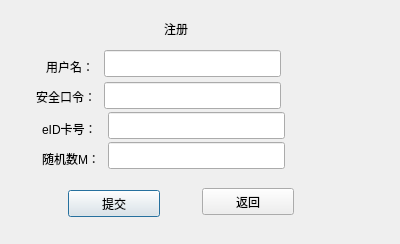
<?xml version="1.0" encoding="UTF-8"?>
<ui version="4.0">
 <class>dlgReg</class>
 <widget class="QDialog" name="dlgReg">
  <property name="geometry">
   <rect>
    <x>0</x>
    <y>0</y>
    <width>400</width>
    <height>244</height>
   </rect>
  </property>
  <property name="windowTitle">
   <string>注册</string>
  </property>
  <widget class="QLabel" name="regLabel">
   <property name="geometry">
    <rect>
     <x>164</x>
     <y>20</y>
     <width>62</width>
     <height>17</height>
    </rect>
   </property>
   <property name="text">
    <string>注册</string>
   </property>
  </widget>
  <widget class="QLabel" name="nameRLabel">
   <property name="geometry">
    <rect>
     <x>46</x>
     <y>58</y>
     <width>62</width>
     <height>17</height>
    </rect>
   </property>
   <property name="text">
    <string>用户名：</string>
   </property>
  </widget>
  <widget class="QLabel" name="pRLabel">
   <property name="geometry">
    <rect>
     <x>36</x>
     <y>88</y>
     <width>62</width>
     <height>17</height>
    </rect>
   </property>
   <property name="text">
    <string>安全口令：</string>
   </property>
  </widget>
  <widget class="QLabel" name="eIDRLabel">
   <property name="geometry">
    <rect>
     <x>42</x>
     <y>120</y>
     <width>62</width>
     <height>17</height>
    </rect>
   </property>
   <property name="text">
    <string>eID卡号：</string>
   </property>
  </widget>
  <widget class="QLabel" name="mRLabel">
   <property name="geometry">
    <rect>
     <x>42</x>
     <y>150</y>
     <width>62</width>
     <height>17</height>
    </rect>
   </property>
   <property name="text">
    <string>随机数M：</string>
   </property>
  </widget>
  <widget class="QPushButton" name="submitBtn">
   <property name="geometry">
    <rect>
     <x>68</x>
     <y>190</y>
     <width>92</width>
     <height>27</height>
    </rect>
   </property>
   <property name="text">
    <string>提交</string>
   </property>
  </widget>
  <widget class="QPushButton" name="returnBtn">
   <property name="geometry">
    <rect>
     <x>202</x>
     <y>188</y>
     <width>92</width>
     <height>27</height>
    </rect>
   </property>
   <property name="text">
    <string>返回</string>
   </property>
  </widget>
  <widget class="QLineEdit" name="nameRLEdit">
   <property name="geometry">
    <rect>
     <x>104</x>
     <y>50</y>
     <width>177</width>
     <height>27</height>
    </rect>
   </property>
  </widget>
  <widget class="QLineEdit" name="pRLEDit">
   <property name="geometry">
    <rect>
     <x>104</x>
     <y>82</y>
     <width>177</width>
     <height>27</height>
    </rect>
   </property>
  </widget>
  <widget class="QLineEdit" name="eIDRLEdit">
   <property name="geometry">
    <rect>
     <x>108</x>
     <y>112</y>
     <width>177</width>
     <height>27</height>
    </rect>
   </property>
  </widget>
  <widget class="QLineEdit" name="mRLEdit">
   <property name="geometry">
    <rect>
     <x>108</x>
     <y>142</y>
     <width>177</width>
     <height>27</height>
    </rect>
   </property>
  </widget>
 </widget>
 <resources/>
 <connections/>
</ui>
